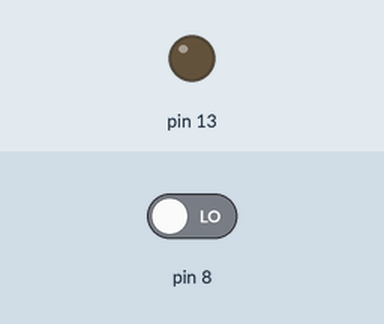
Recording of a sketch running on a simulated Arduino Uno, built with avr-gcc and run on an emulated ATmega328P. On the bench: output pins drawn as LEDs (lit = HIGH). The test bench sets the inputs (shaded band); at power-on: pin 8 LOW.

Above: at 1.2 s.
1.3 s: pin 8 driven HIGH
At 2.2 s:
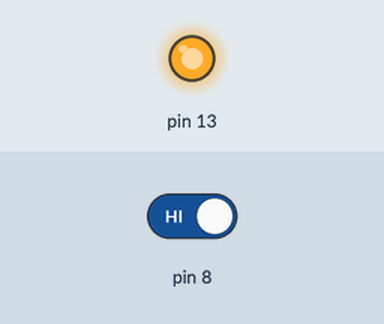
Timing chart, 0 to 4.3 s (numbered marks = the images above; inputs shaded):
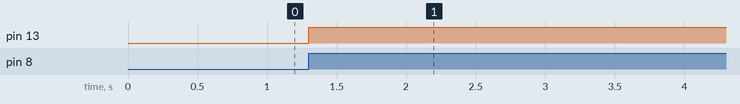

The sketch:

Led_on_off.ino
```cpp
void setup() {
  pinMode(8, INPUT);
  pinMode(13, OUTPUT);
  Serial.begin(9600);
}

bool currentButtonState = false;
bool previousButtonState = false;
bool ledState = false;

void loop() {
  currentButtonState = digitalRead(8);
  if (currentButtonState && !previousButtonState) {
    ledState = !ledState;
    digitalWrite(13, ledState);
  }
  previousButtonState = currentButtonState;

}
```

Measured:
- after the input at 1.3 s, pin 13: LOW → HIGH at once
